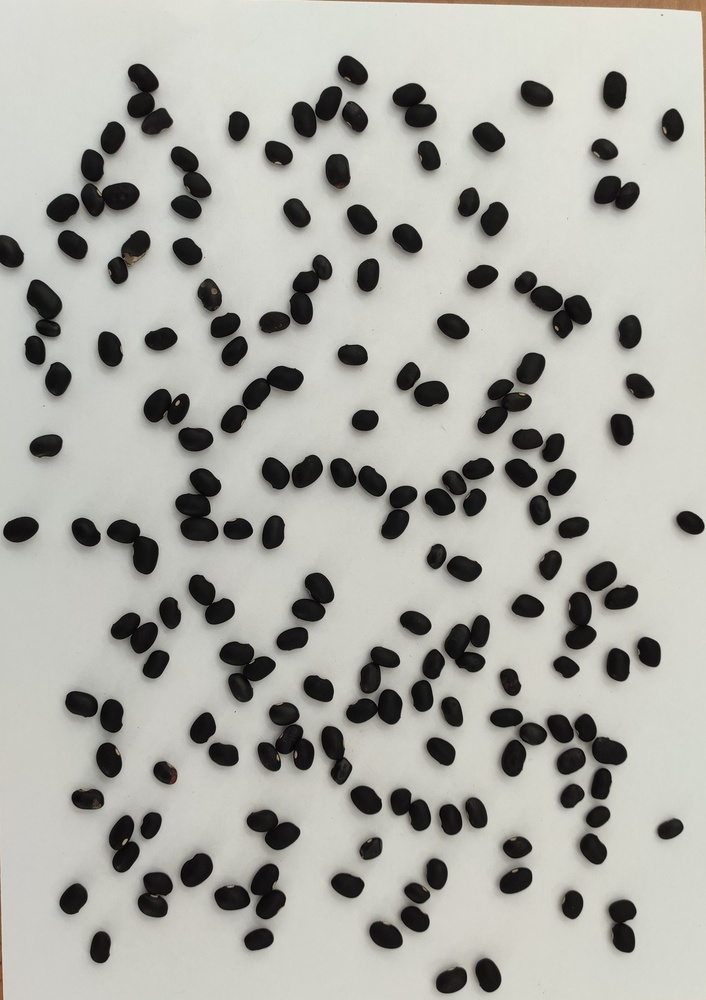
%> input picture feijaobom.jpg, 706 x 1000 px, shrunk from 2107 x 2984 before the run
$ octave rodar_projeto_feijao.m   (GNU Octave 9; MATLAB toolbox functions it lacks are replaced by stand-ins)
%> lines starting %> are read from the running program, lines starting %| are printed output that depends on the picture; in (x1, y1, x2, y2) boxes, pixels count from 0 and x2, y2 are one past the last pixel; in counts of white or black regions, pixels touching at a corner belong together; the program's own positions count from 1
### extrair_caracteristicas.m
function T = extrair_caracteristicas(nome_arquivo_imagem)
    % Esta função extrai características de forma e cor dos feijões em uma imagem.

    % --- PRÉ-PROCESSAMENTO ---
    % 1. Leitura e conversão para escala de cinza
    img_rgb = imread(nome_arquivo_imagem);
%> img_rgb is the input picture: size 1000x706x3 uint8; mean R, G, B 172.9, 172.8, 166.5
    img_gray = rgb2gray(img_rgb);

    % 2. Binarização com método de Otsu
    limiar = graythresh(img_gray);
%> limiar = 0.451
    img_bw = imbinarize(img_gray, limiar);
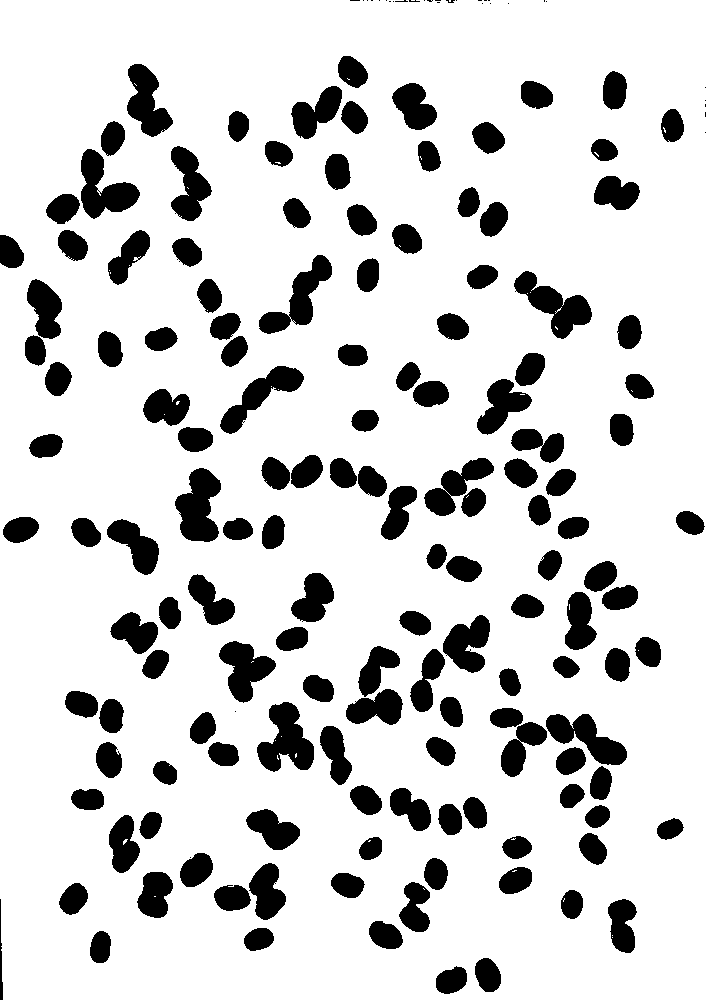
%> img_bw: size 1000x706 logical; 83.2% white; 174 black regions (31 under 20 px), largest, box (x1, y1, x2, y2) and area: (257, 702, 314, 772) 2301, (175, 468, 221, 542) 2227, (514, 271, 592, 339) 2218

    % 3. Inversão e limpeza
    img_bw = ~img_bw; % Inverte a imagem (feijões = 1, fundo = 0)
    img_bw = bwareaopen(img_bw, 50); % Remove objetos com menos de 50 pixels (ruído)

    % --- EXTRAÇÃO DE CARACTERÍSTICAS DE FORMA ---
    % 4. Identificar objetos e medir propriedades de forma
    stats_forma = regionprops('table', img_bw, ...
        'Area', 'Perimeter', 'Solidity', 'MajorAxisLength', 'MinorAxisLength', 'Eccentricity');
%> stats_forma = 143 regions; largest, Area, MajorAxisLength, MinorAxisLength, Eccentricity and Solidity: 2301 73.23 54.17 0.673 0.757, 2227 80.32 40.52 0.863 0.818, 2218 91.65 39.75 0.901 0.748, 2116 75.85 52.12 0.727 0.768, 2065 106.9 34.73 0.946 0.707

    % Calcular características adicionais
    % Proporção (Aspect Ratio)
    stats_forma.AspectRatio = stats_forma.MajorAxisLength ./ stats_forma.MinorAxisLength;
%> stats_forma.AspectRatio = 143 values, max 43.55 at index 2, min 1.24 at index 102, mean 1.91

    % Circularidade (calculada a partir da fórmula)
    stats_forma.Circularity = (4 * pi * stats_forma.Area) ./ (stats_forma.Perimeter.^2);
%> stats_forma.Circularity = 143 values, max 1.05 at index 129, min 0.0547 at index 2, mean 0.87

    % --- EXTRAÇÃO DE CARACTERÍSTICAS DE COR ---
    % 5. Medir propriedades de cor para cada feijão
    [labeledImage, numObjects] = bwlabel(img_bw); % Rotula cada feijão com um número
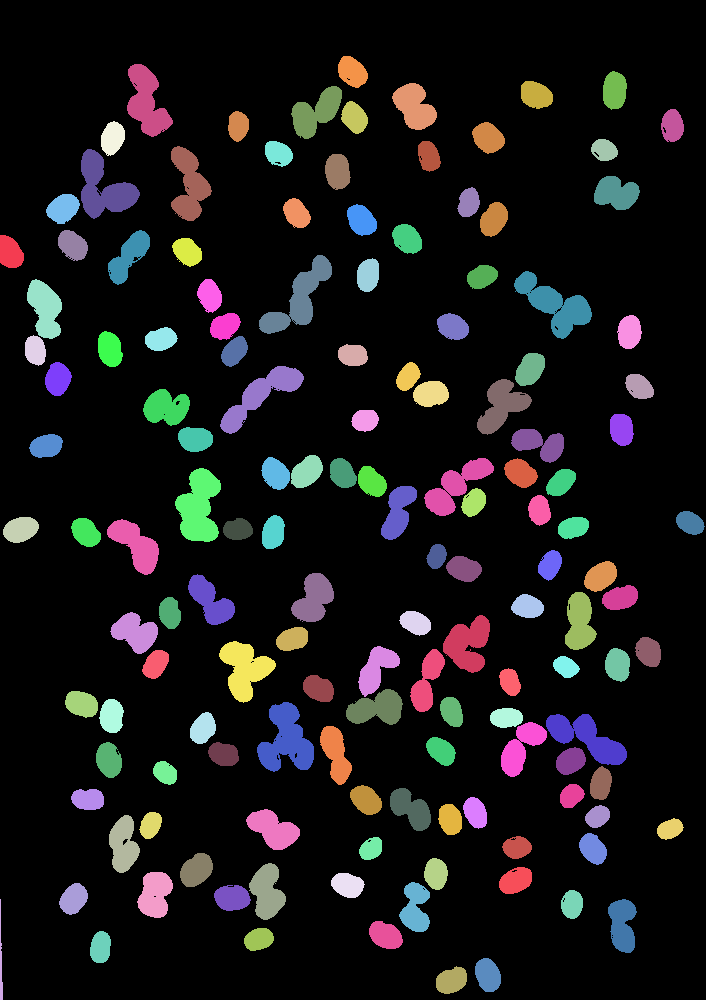
%> labeledImage: size 1000x706 double; 144 distinct labels, from 0 to 143; one colour per label, 0 black
%> numObjects = 143

    % Inicializa vetores para as características de cor
    media_r = zeros(numObjects, 1);
    media_g = zeros(numObjects, 1);
    media_b = zeros(numObjects, 1);
    std_r = zeros(numObjects, 1);
    std_g = zeros(numObjects, 1);
    std_b = zeros(numObjects, 1);

    % Separa os canais de cor da imagem original
    R = img_rgb(:,:,1);
    G = img_rgb(:,:,2);
    B = img_rgb(:,:,3);

    for i = 1 : numObjects
        mascara_feijao = (labeledImage == i); % Cria uma máscara para o feijão atual

        % Extrai os pixels de cor para o feijão atual
        pixels_r = R(mascara_feijao);
        pixels_g = G(mascara_feijao);
        pixels_b = B(mascara_feijao);

        % Calcula a média e o desvio padrão
        media_r(i) = mean(pixels_r);
        media_g(i) = mean(pixels_g);
        media_b(i) = mean(pixels_b);
        std_r(i) = std(double(pixels_r));
        std_g(i) = std(double(pixels_g));
        std_b(i) = std(double(pixels_b));
    end
%> this loop made 143 passes
%> after the loop, media_b = 143 values, max 57.73 at index 2, min 22.68 at index 38, mean 28.99; media_g = 143 values, max 82.91 at index 2, min 22.85 at index 38, mean 30.53; media_r = 143 values, max 125.4 at index 2, min 24.09 at index 18, mean 31.93; std_b = 143 values, max 24.81 at index 130, min 12.58 at index 2, mean 19.84; std_g = 143 values, max 26.07 at index 130, min 10.27 at index 2, mean 20.86; std_r = 143 values, max 26.1 at index 130, min 13.07 at index 2, mean 21.05

    % Junta as características de cor na tabela principal
    stats_forma.MeanR = media_r;
%> stats_forma.MeanR has the same summary as media_r
    stats_forma.MeanG = media_g;
%> stats_forma.MeanG has the same summary as media_g
    stats_forma.MeanB = media_b;
%> stats_forma.MeanB has the same summary as media_b
    stats_forma.StdR = std_r;
%> stats_forma.StdR has the same summary as std_r
    stats_forma.StdG = std_g;
%> stats_forma.StdG has the same summary as std_g
    stats_forma.StdB = std_b;
%> stats_forma.StdB has the same summary as std_b

    T = stats_forma;
%> T has the same summary as stats_forma

    % Visualização (opcional, para verificar se a segmentação funcionou)
    figure;
    imshow(img_rgb);
    hold on;
    contornos = bwboundaries(img_bw);
%> contornos = 252 boundaries; largest, box (x1, y1, x2, y2) and points: (259, 255, 332, 334) 246, (514, 271, 592, 339) 239, (257, 702, 314, 772) 236, (220, 366, 304, 434) 229, (546, 714, 627, 765) 222
    for k = 1:length(contornos)
        boundary = contornos{k};
        plot(boundary(:,2), boundary(:,1), 'g', 'LineWidth', 2);
     end
     hold off;
end

### rodar_projeto_feijao.m
% --- ETAPA C: GERAR CONJUNTO DE PADRÕES ---
clc; clear; close all;

% Extrai características dos feijões BONS (classe 1)
tabela_bons = extrair_caracteristicas('C:\Users\pedro\Documents\codes\projetoIA\feijaobom.jpg'); % Use o nome da sua imagem de feijões bons
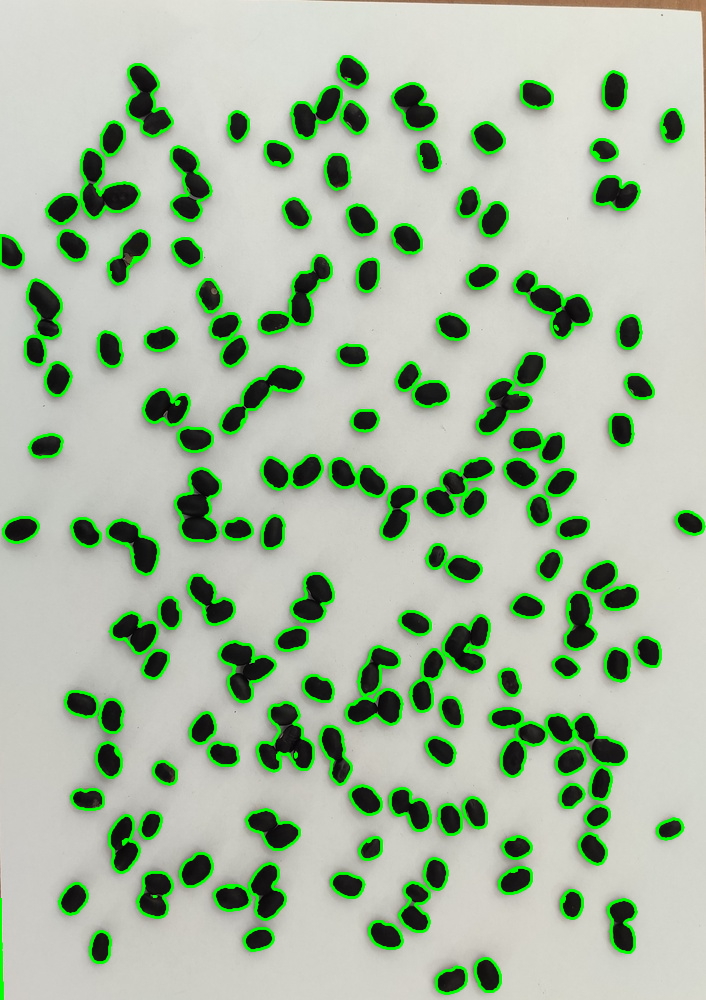
%> figure redrawn from the program's plot data
%> tabela_bons has the same summary as stats_forma in extrair_caracteristicas
tabela_bons.Classe = ones(height(tabela_bons), 1); % Adiciona a coluna da classe (1 = bom)

% Extrai características dos feijões RUINS (classe 0)
% Nota: Tudo na imagem 'feijaoruim.jpg' será considerado "não-bom" (ruim, quebrado, etc.)
tabela_ruins = extrair_caracteristicas('C:\Users\pedro\Documents\codes\projetoIA\feijaoruim.jpg');
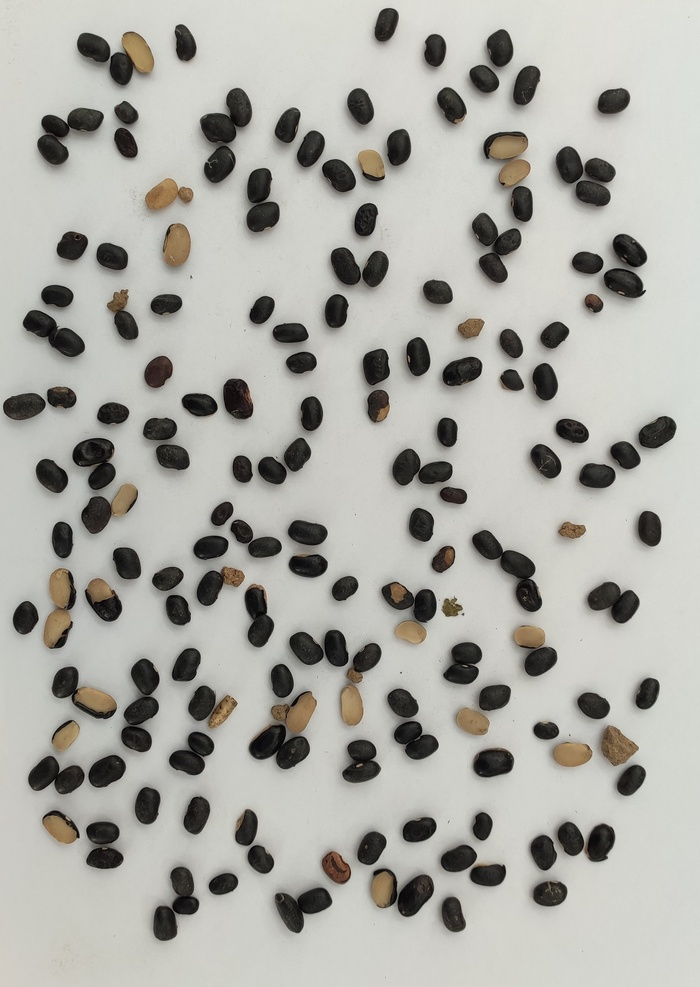
%> input picture feijaoruim.jpg, 700 x 987 px, shrunk from 2090 x 2947 before the run
%> in extrair_caracteristicas, img_rgb is the input picture: size 987x700x3 uint8; mean R, G, B 172.2, 171.6, 165.5
%> in extrair_caracteristicas (call 2), `limiar = graythresh(img_gray);`: limiar = 0.478
%> in extrair_caracteristicas (call 2), `img_bw = imbinarize(img_gray, limiar);`: img_bw: size 987x700 logical; 82% white; 221 black regions (77 under 20 px), largest, box (x1, y1, x2, y2) and area: (249, 691, 317, 769) 2748, (200, 88, 252, 184) 2654, (555, 146, 616, 207) 2246
%> in extrair_caracteristicas (call 2), `stats_forma = regionprops('table', img_bw, 'Area', 'Perimeter', 'Solid..`: stats_forma = 142 regions; largest, Area, MajorAxisLength, MinorAxisLength, Eccentricity and Solidity: 2748 80.76 53.62 0.748 0.764, 2654 101.9 40.72 0.917 0.786, 2246 71.2 45.75 0.766 0.86, 2241 104.7 31.66 0.953 0.8, 2176 108.4 33.09 0.952 0.761
%> in extrair_caracteristicas (call 2), `stats_forma.AspectRatio = stats_forma.MajorAxisLength ./ stats_forma.M..`: stats_forma.AspectRatio = 142 values, max 3.76 at index 28, min 1.06 at index 100, mean 1.74
%> in extrair_caracteristicas (call 2), `stats_forma.Circularity = (4 * pi * stats_forma.Area) ./ (stats_forma...`: stats_forma.Circularity = 142 values, max 1.04 at index 104, min 0.0978 at index 9, mean 0.782
%> in extrair_caracteristicas (call 2), `[labeledImage, numObjects] = bwlabel(img_bw);`:
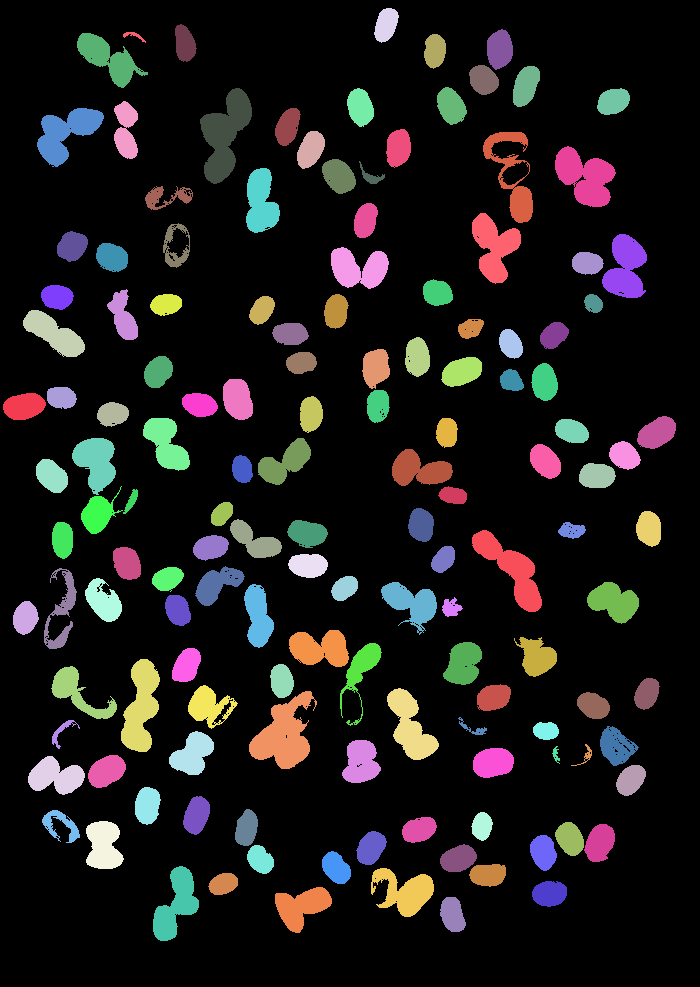
%> labeledImage: size 987x700 double; 143 distinct labels, from 0 to 142; one colour per label, 0 black
%> in extrair_caracteristicas (call 2), `[labeledImage, numObjects] = bwlabel(img_bw);`: numObjects = 142
%> the loop in extrair_caracteristicas (call 2), `for i = 1 : numObjects` made 142 passes
%> after the loop in extrair_caracteristicas (call 2), `for i = 1 : numObjects`: media_b = 142 values, max 87.09 at index 123, min 30.26 at index 49, mean 43.4; media_g = 142 values, max 112.9 at index 123, min 32.33 at index 49, mean 49.47; media_r = 142 values, max 136.6 at index 103, min 34.07 at index 44, mean 53.95; std_b = 142 values, max 36.06 at index 79, min 6.53 at index 123, mean 21.13; std_g = 142 values, max 41.7 at index 13, min 4.56 at index 123, mean 22.75; std_r = 142 values, max 46.95 at index 8, min 7.97 at index 103, mean 23.92
%> in extrair_caracteristicas (call 2), `stats_forma.MeanR = media_r;`: stats_forma.MeanR has the same summary as media_r
%> in extrair_caracteristicas (call 2), `stats_forma.MeanG = media_g;`: stats_forma.MeanG has the same summary as media_g
%> in extrair_caracteristicas (call 2), `stats_forma.MeanB = media_b;`: stats_forma.MeanB has the same summary as media_b
%> in extrair_caracteristicas (call 2), `stats_forma.StdR = std_r;`: stats_forma.StdR has the same summary as std_r
%> in extrair_caracteristicas (call 2), `stats_forma.StdG = std_g;`: stats_forma.StdG has the same summary as std_g
%> in extrair_caracteristicas (call 2), `stats_forma.StdB = std_b;`: stats_forma.StdB has the same summary as std_b
%> in extrair_caracteristicas (call 2), `T = stats_forma;`: T has the same summary as stats_forma
%> in extrair_caracteristicas (call 2), `contornos = bwboundaries(img_bw);`: contornos = 373 boundaries; largest, box (x1, y1, x2, y2) and points: (483, 132, 533, 223) 365, (44, 568, 77, 649) 313, (249, 691, 317, 769) 286, (340, 643, 382, 726) 279, (371, 868, 434, 917) 249
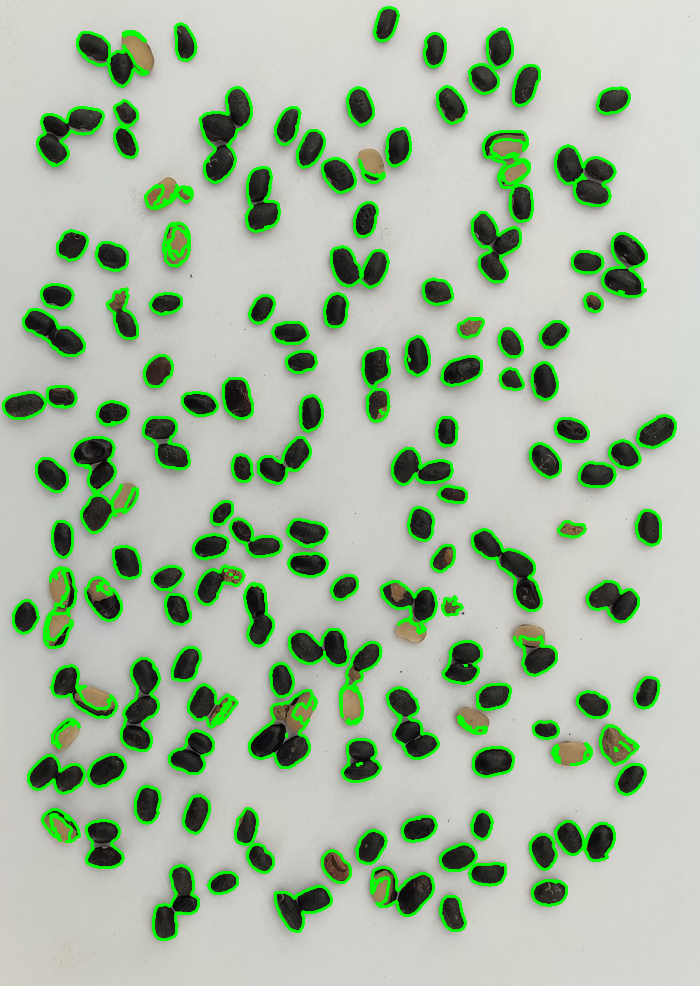
%> figure redrawn from the program's plot data
%> tabela_ruins has the same summary as stats_forma in extrair_caracteristicas
tabela_ruins.Classe = zeros(height(tabela_ruins), 1); % Adiciona a coluna da classe (0 = ruim)
%> (the run ends here)
